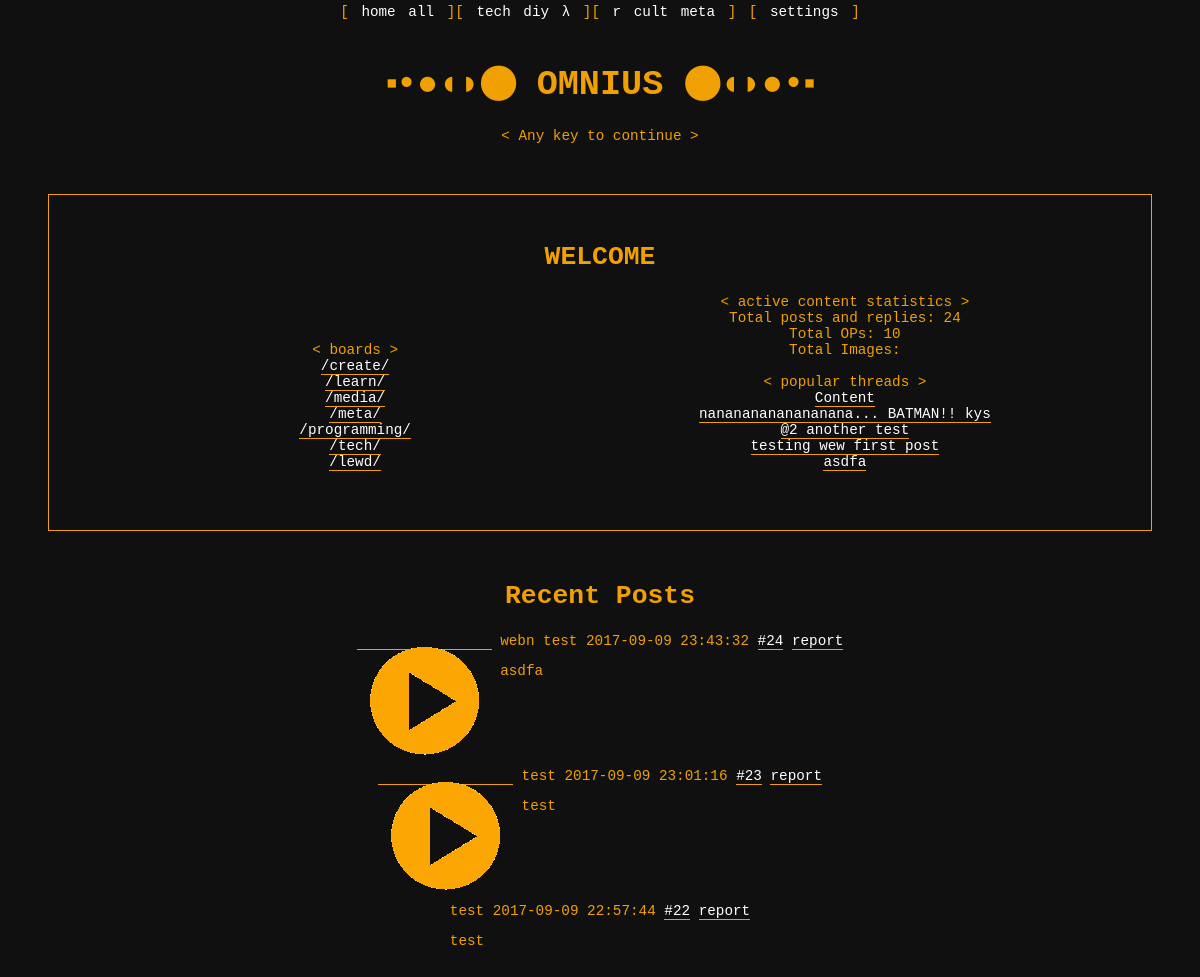
The page / on the database its author committed.
### models.py (models this page shows)
class Boards(db.Model):
    __tablename__ = 'boards'
    name        = db.Column(db.String, primary_key = True)
    long_name   = db.Column(db.String)
    description = db.Column(db.String)
    hidden      = db.Column(db.Boolean)

class Posts(db.Model):
    __tablename__ = 'posts'
    id        = db.Column(db.Integer, primary_key = True)
    op_id     = db.Column(db.Integer)
    board     = db.Column(db.String)
    name      = db.Column(db.String)
    subject   = db.Column(db.String)
    email     = db.Column(db.String)
    date      = db.Column(db.String)
    fname     = db.Column(db.String)
    text      = db.Column(db.Text)
    last_bump = db.Column(db.DateTime)
    deleted   = db.Column(db.Boolean)

### app.py (the view)
@app.route('/')
def show_frontpage():
    css = getcss()
    total_posts = sql_get_one(db.engine.execute("SELECT COUNT(*) FROM " + Posts.__tablename__ + " WHERE NOT deleted"))
    total_ops = sql_get_one(db.engine.execute("SELECT COUNT(*) FROM " + Posts.__tablename__ + " WHERE op_id = 0 AND NOT deleted"))
    images = sql_get_one(db.engine.execute("SELECT COUNT(*) FROM " + Posts.__tablename__ + " WHERE fname IS NOT NULL AND fname != '' AND NOT deleted"))
    boards = db.engine.execute("SELECT name, long_name FROM " + Boards.__tablename__)
    recent_posts = Posts.query.order_by(Posts.date.desc()).limit(3).all()
    popular_threads = get_popular_threads()
    tn_all(recent_posts)
    truncate = lambda x: x[:100] + "..." if len(x) > 100 else x
    return render_template('home.html', css=css, total_posts = total_posts, total_ops = total_ops, images = images, boards = boards, recent_posts = recent_posts, render_template = render_template, json = json, popular_threads = popular_threads, truncate = truncate, re = re)

### util.py (called while the page is built)
def getcss():
    if session.get('css') is not None:
		css = session['css']
		print css
    else:
        css = "style.css"
    return css

def sql_get_one(x):
    for r in x: return r[0]

def get_popular_threads():
    results = db.engine.execute("SELECT CASE WHEN op_id = 0 THEN id ELSE op_id END AS normalized_id, COUNT(*) AS count FROM " + Posts.__tablename__ + " WHERE date > (DATETIME('now') - 604800) AND NOT deleted GROUP BY normalized_id ORDER BY count DESC LIMIT 5")
    l = [x[0] for x in results]
    return [Posts.query.filter_by(id = x).first() for x in l]

def thumbnail(fname):
    if fname is None: return None
    ext = fname.split(".")[-1]
    if ext == "webm": return "/static/video.png"
    if ext == "pdf": return "/static/doc.png"
    return "/static/thumbs/" + fname

def tn_all(l):
    for x in l:
	x.thumbnail = thumbnail(x.fname)

### templates/home.html (shortened to what this page needs)
{% extends "layout.html" %}
{% block body %}
    <h1>⬝•●◖◗⬤ OMNIUS ⬤◖◗●•⬝</h1>
    &lt; Any key to continue &gt;
    <div class="content_block">
	<h2> WELCOME </h2>
	<div class="left_box">
	    &lt; boards &gt;<br />
	    {% for x in boards %}
	    <a href="{{ x[0] }}">/{{ x[0] }}/</a><br />
	    {% endfor %}
	</div>
	<div class="right_box">
	    &lt; active content statistics &gt;<br />
	    Total posts and replies: {{ total_posts }}<br />
	    Total OPs: {{ total_ops }}<br />
	    Total Images: {{ total_images }}<br />
	    <br />
	    &lt; popular threads &gt;<br />
	    {% for entry in popular_threads %}
		<a href="/{{ entry.board }}/{{ entry.id }}">{{truncate(re.sub("<[^<]+?>", "",entry.text | markdown))}}</a><br />
	    {% endfor %}
	</div>
    </div>
    <h2> Recent Posts </h2>
    <div id="r_posts">
    {% for entry in recent_posts %}
	<div id="post">
	    {% include("thread_partial.html") %}
	</div>
    {% endfor %}
</body>
{% endblock %}

### templates/layout.html (shortened to what this page needs)
<!doctype html>
<link rel=stylesheet type=text/css href="/static/{{ css }}">
{% block header %}
<center>
<div id='header'> [
	<a href='/'>home</a>
	<a href='/all'>all</a> ][
	<a href='/tech'>tech</a>
	<a href='/diy'>diy</a>
	<a href='/lam'>λ</a> ][
	<a href='/r'>r</a>
        <a href='/cult'>cult</a>
	<a href='/meta'>meta</a> ]
	[ <a href='/settings'>settings</a> ]
</div>
{% endblock %}
</center>
{% block body %}
{% endblock %}

### templates/thread_partial.html (shortened to what this page needs)
   {% if entry.fname %}
    <a href="#img{{ entry.id }}"> <img class=thumb src={{ entry.thumbnail }}></a>
    {% endif %}
    <div class='post_body' id='{{ entry.id }}'>
	<div class='byline'>
		<span>
			{% if entry.email %}
			<a href="mailto:{{ entry.email }}">{{ entry.name }}</a>
			{% else %}
			{{ entry.name }}
			{% endif %}
		</span>
		<span>{{ entry.date }}</span>
		<span class="fake_a" onclick="cite({{ entry.id }}, {{ entry.op_id }}, {{ json.dumps(entry.board) }})">#{{ entry.id }}</span>
		<a href="{{ url_for('report') }}?id={{entry.id}}&board={{board}}&thread={{entry.op_id}}">report</a>
	</div>
	{{ entry.text|markdown }}
    </div>
</div>

### static/style.css (style rules this page uses)
h1, h2 { font-family: "Unscii", monospace; }
a, .fake_a { color: white; text-decoration: none; border-bottom: 1px solid #f0a000; transition: color 0.3s; cursor: pointer; }
#header { background-color: #101010; position: fixed; top: 0; left: 0; right: 0; width: 100%; color: #f0a000; width: 100%; height: 20px; margin-bottom: 50px; border-radius: 2px; padding-top: 4px; word-spacing: 4px; }
#header a { transition: color 0.3s; border: none; }
.index_block, .content_block { border: 1px solid #f0a000; }
.content_block { padding: 60px; padding-top: 25px; margin: 50px 0; }
.left_box { width: 49%; display: inline-block; }
.right_box { width: 49%; display: inline-block; }
.thumb, .post_body { display: inline-block; vertical-align: top; text-align: left; }
.thread, .post_body p { line-height: 120%; }

### rows shown on the page
Boards: name "create"
Boards: name "learn"
Boards: name "media"
Boards: name "meta"
Boards: name "programming"
Boards: name "tech"
Boards: name "lewd"
Posts: text "Content"
Posts: text "nanananananananana... BATMAN!! kys"
Posts: text "@2 another test"
Posts: text "testing wew first post"
Posts: text "asdfa", name "webn test", date "2017-09-09 23:43:32", id "24"
Posts: name "test", date "2017-09-09 23:01:16", id "23", text "test"
Posts: name "test", date "2017-09-09 22:57:44", id "22", text "test"

### other values the page prints
{{ total_posts }} "24"
{{ total_ops }} "10"
